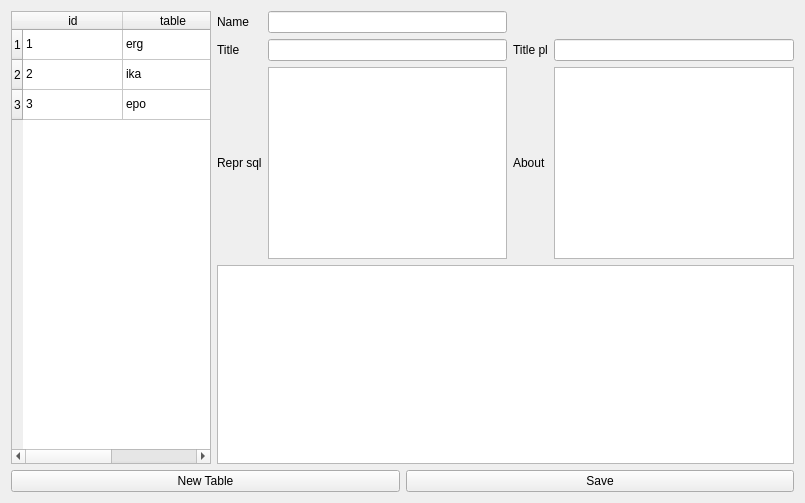
<?xml version="1.0" encoding="UTF-8"?>
<ui version="4.0">
 <class>Fmeta_tables</class>
 <widget class="QWidget" name="Fmeta_tables">
  <property name="geometry">
   <rect>
    <x>0</x>
    <y>0</y>
    <width>805</width>
    <height>503</height>
   </rect>
  </property>
  <property name="windowTitle">
   <string>Meta data tables</string>
  </property>
  <layout class="QVBoxLayout" name="verticalLayout_2">
   <item>
    <layout class="QHBoxLayout" name="horizontalLayout">
     <item>
      <widget class="QTableWidget" name="tbl">
       <property name="minimumSize">
        <size>
         <width>200</width>
         <height>0</height>
        </size>
       </property>
       <property name="maximumSize">
        <size>
         <width>200</width>
         <height>16777215</height>
        </size>
       </property>
       <property name="selectionBehavior">
        <enum>QAbstractItemView::SelectRows</enum>
       </property>
       <row>
        <property name="text">
         <string>1</string>
        </property>
       </row>
       <row>
        <property name="text">
         <string>2</string>
        </property>
       </row>
       <row>
        <property name="text">
         <string>3</string>
        </property>
       </row>
       <column>
        <property name="text">
         <string>id</string>
        </property>
       </column>
       <column>
        <property name="text">
         <string>table</string>
        </property>
       </column>
       <item row="0" column="0">
        <property name="text">
         <string>1</string>
        </property>
       </item>
       <item row="0" column="1">
        <property name="text">
         <string>erg</string>
        </property>
       </item>
       <item row="1" column="0">
        <property name="text">
         <string>2</string>
        </property>
       </item>
       <item row="1" column="1">
        <property name="text">
         <string>ika</string>
        </property>
       </item>
       <item row="2" column="0">
        <property name="text">
         <string>3</string>
        </property>
       </item>
       <item row="2" column="1">
        <property name="text">
         <string>epo</string>
        </property>
       </item>
      </widget>
     </item>
     <item>
      <layout class="QVBoxLayout" name="verticalLayout">
       <item>
        <layout class="QGridLayout" name="gridLayout">
         <item row="0" column="0">
          <widget class="QLabel" name="label">
           <property name="text">
            <string>Name</string>
           </property>
          </widget>
         </item>
         <item row="0" column="1">
          <widget class="QLineEdit" name="tblname"/>
         </item>
         <item row="1" column="0">
          <widget class="QLabel" name="label_3">
           <property name="text">
            <string>Title</string>
           </property>
          </widget>
         </item>
         <item row="1" column="1">
          <widget class="ted1" name="title">
           <property name="text">
            <string/>
           </property>
          </widget>
         </item>
         <item row="1" column="2">
          <widget class="QLabel" name="label_2">
           <property name="text">
            <string>Title pl</string>
           </property>
          </widget>
         </item>
         <item row="1" column="3">
          <widget class="QLineEdit" name="titlep"/>
         </item>
         <item row="2" column="0">
          <widget class="QLabel" name="label_4">
           <property name="text">
            <string>Repr sql</string>
           </property>
          </widget>
         </item>
         <item row="2" column="1">
          <widget class="QTextEdit" name="repsql"/>
         </item>
         <item row="2" column="2">
          <widget class="QLabel" name="label_5">
           <property name="text">
            <string>About</string>
           </property>
          </widget>
         </item>
         <item row="2" column="3">
          <widget class="QTextEdit" name="about"/>
         </item>
        </layout>
       </item>
       <item>
        <widget class="QTableView" name="fld"/>
       </item>
      </layout>
     </item>
    </layout>
   </item>
   <item>
    <layout class="QHBoxLayout" name="horizontalLayout_2">
     <item>
      <widget class="QPushButton" name="new_table">
       <property name="text">
        <string>New Table</string>
       </property>
      </widget>
     </item>
     <item>
      <widget class="QPushButton" name="save">
       <property name="text">
        <string>Save</string>
       </property>
      </widget>
     </item>
    </layout>
   </item>
  </layout>
 </widget>
 <customwidgets>
  <customwidget>
   <class>ted1</class>
   <extends>QLineEdit</extends>
   <header>ted1.h</header>
  </customwidget>
 </customwidgets>
 <resources/>
 <connections/>
</ui>
